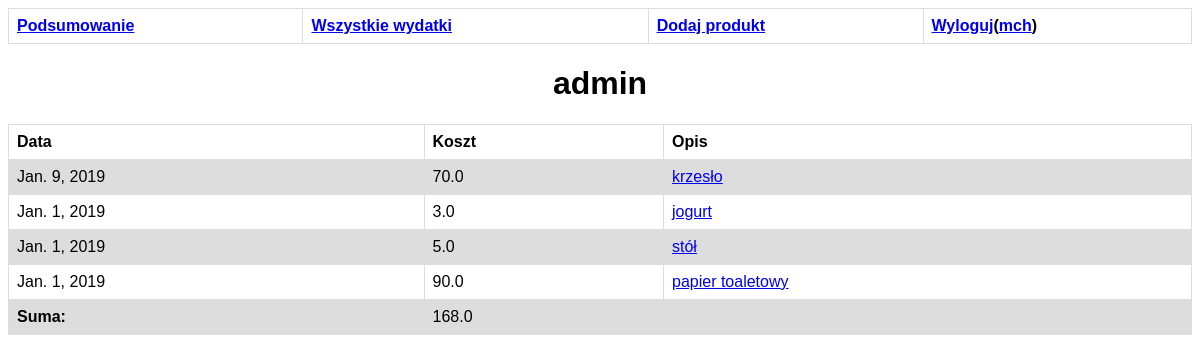
The app's page /user/admin/ (signed in) with its own data.
### rozliczenie/models.py (models this page shows, shortened)
class Expense(models.Model):
    description = models.CharField(max_length=200)
    price = models.FloatField()
    pub_date = models.DateField()
    user_id = models.ForeignKey(User, on_delete=models.CASCADE)

### rozliczenie/views.py (the view)
# urls.py: path('user/<str:user_id>/', views.user_detail, name='user_detail'),
def user_detail(request, user_id):
    user = get_object_or_404(User, username=user_id)
    expense_list = Expense.objects.filter(user_id=user.id)
    total = sum(expense.price for expense in expense_list)
    return render(request, 'user.html', {'user_': user ,'expense_list': expense_list, 'total': total})

### rozliczenie/templates/user.html
{% extends 'base.html' %}
{% load static %}
{% block content %}
<h1>{{user_.username}}</h1>
{% if expense_list %}
    <table>
        <tr>
            <th>Data</th>
            <th>Koszt</th>
            <th>Opis</th>
        </tr>
        {% for expense in expense_list %}
        <tr>
            <td>{{expense.pub_date}}</td>
            <td>{{expense.price}}</td>
            <td><a href="{% url 'expense_detail' expense.id %}">{{expense.description}}</a></td>
        </tr>
        {% endfor %}
        <tr>
            <td><b>Suma:</b></td>
            <td>{{total}}</td>
            <td></td>
        </tr>
    </table>
{% else %}
<h2>Nie znaleziono wydatków dla danego użytkownika</h2>
{% endif %}
{% endblock %}

### rozliczenie/templates/base.html (shortened to what this page needs)
{% load static %}
<!DOCTYPE html>
<html lang="en">
<head>
    <link rel="stylesheet" type="text/css" href="{% static 'style.css' %}"/>
</head>
<body>
<table>
    <tr>
        <th><a href="{% url 'users' %}">Podsumowanie</a></th>
        <th><a href="{% url 'expenses' %}">Wszystkie wydatki</a></th>
        {% if user.is_authenticated %}
        <th><a href="{% url 'post_expense'%}">Dodaj produkt</a></th>
        <th><a href="{% url 'logout' %}">Wyloguj</a>(<a href="{% url 'user_detail' user.username %}">{{user.username}}</a>)</th>
        {% else %}
        <th><a href="{% url 'login' %}">Logowanie</a></th>
        {% endif %}
    </tr>
</table>
{% block content %}
{% endblock %}
</body>
</html>

### rozliczenie/static/style.css (style rules this page uses)
table { font-family: arial, sans-serif; border-collapse: collapse; width: 100%; }
td, th { border: 1px solid #dddddd; text-align: left; padding: 8px; }
tr:nth-child(even) { background-color: #dddddd; }
h1 { text-align: center; font-family: arial; }

### records on screen
Expense: pub_date "Jan. 9, 2019", price "70.0", description "krzesło"
Expense: pub_date "Jan. 1, 2019", price "3.0", description "jogurt"
Expense: pub_date "Jan. 1, 2019", price "5.0", description "stół"
Expense: pub_date "Jan. 1, 2019", price "90.0", description "papier toaletowy"

### other values on screen
{{ user.username }} "mch"
{{ user_.username }} "admin"
{{ total }} "168.0"
